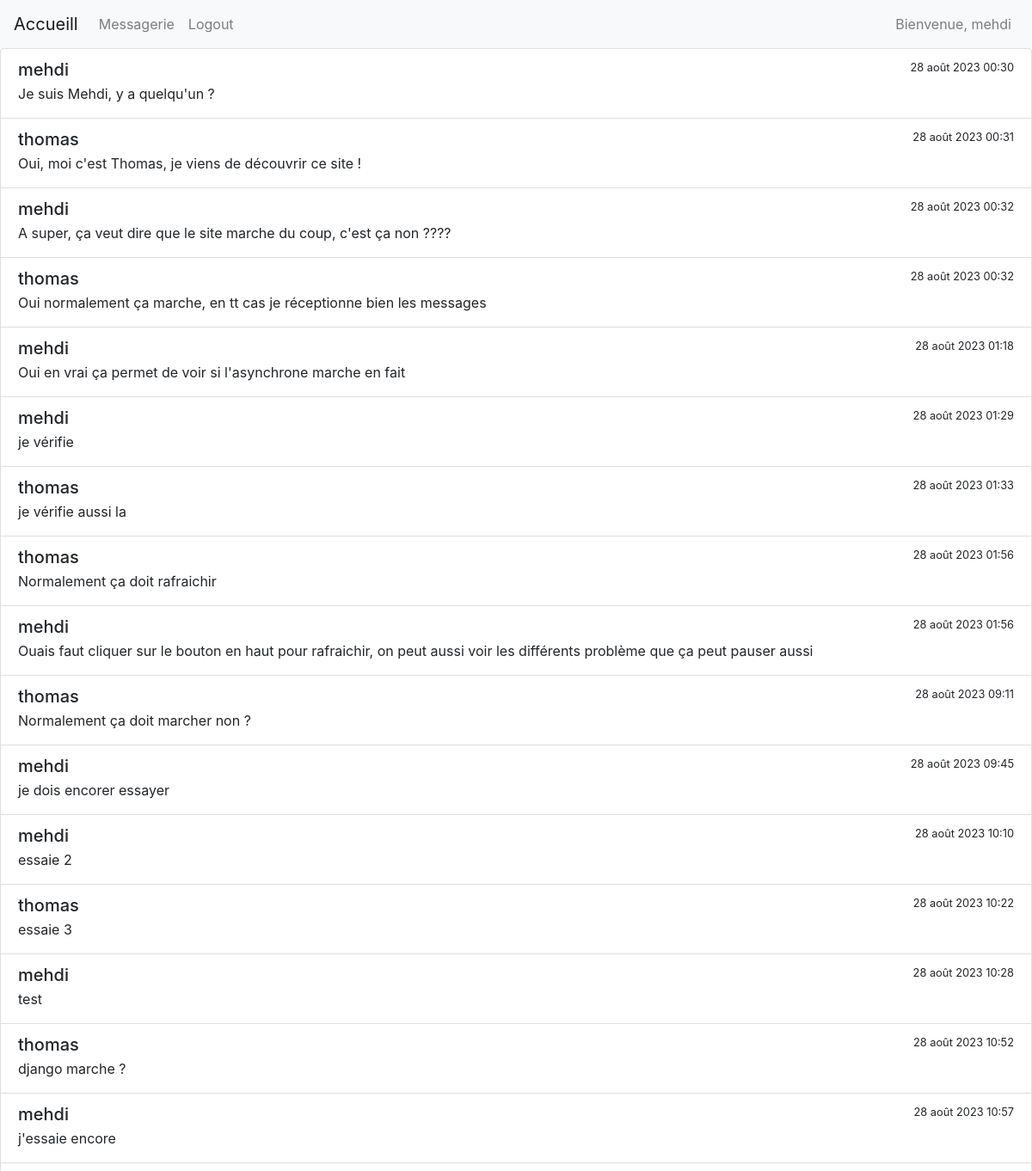
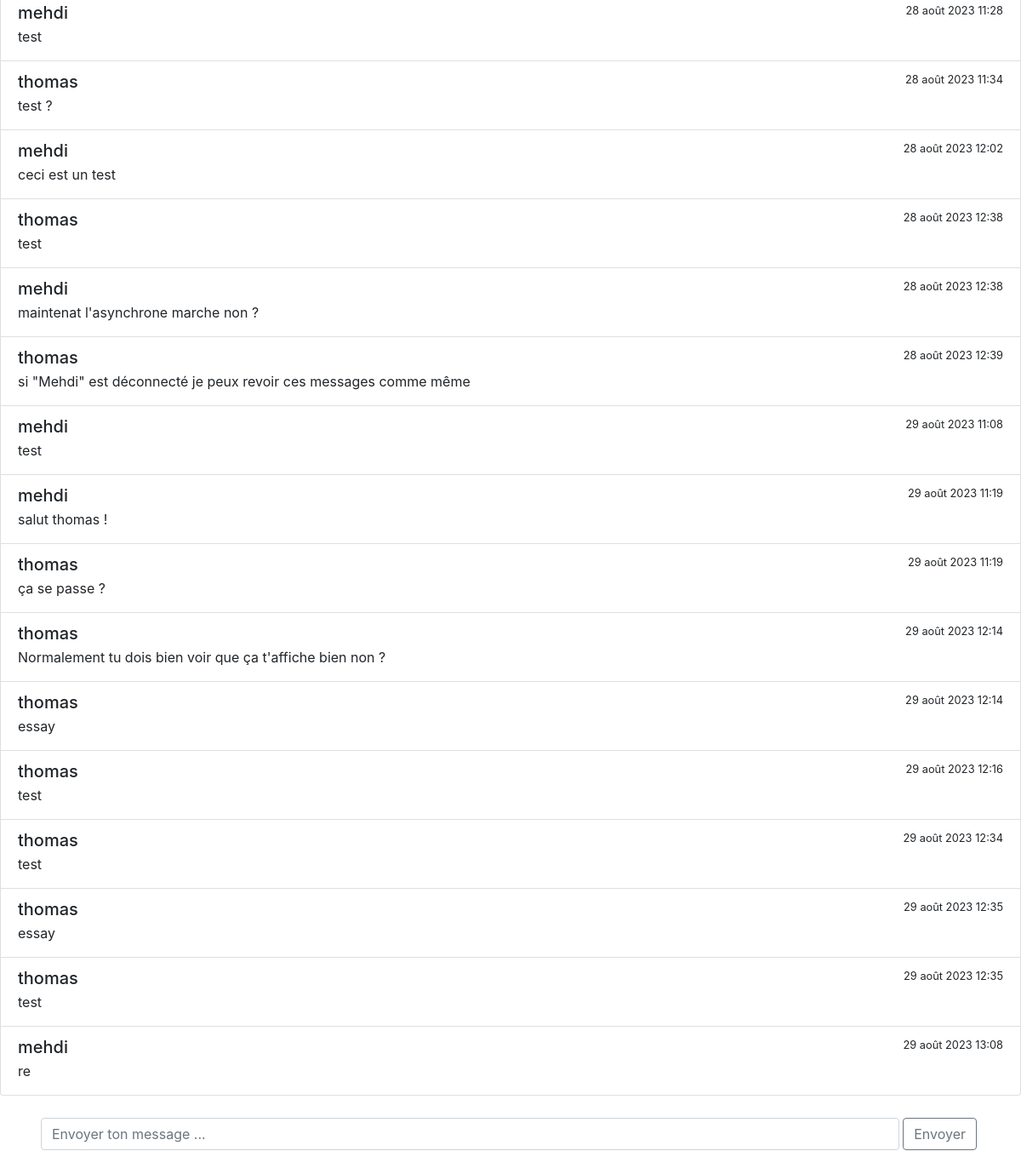
/forum (signed in), run on the app's committed database (2 pictures, top to bottom).
### main/models.py (models this page shows, shortened)
class ChatMessage(models.Model):
    username=models.CharField(max_length=150)
    message=models.CharField(max_length=500)
    dateMessage=models.DateTimeField(auto_now=False, auto_now_add=True)

### main/views.py (the view)
# urls.py: path("forum",views.forum,name="forum"),
def forum(request):
	messages=ChatMessage.objects.all()
	print("nombre de message ---> ",len(messages))
	return render(request,template_name="forum.html",context={"messages":messages})

### main/templates/forum.html (shortened to what this page needs)
{% include "partials/header.html" with title_page="Accueil"%}
{% include "partials/navbar.html" with title_page="Accueil"%}
{% block content %}
    <div id="toReload">
        {% include 'partials/messageList.html' %}
    </div>
    {% if user.is_authenticated %}
    <div class="fixed-bottom pb-3 px-5 pt-2" >
        {% include "partials/text_input.html" %}
    </div>
    {% endif %}
{% endblock %}

### main/templates/partials/navbar.html (shortened to what this page needs)
<nav class="navbar navbar-expand-lg navbar-light bg-light">
    <a class="navbar-brand" href="/">Accueill</a>
    <div class="collapse navbar-collapse" id="navbarText">
      <ul class="navbar-nav mr-auto">
        <li class="nav-item">
          <a class="nav-link" href="/forum">Messagerie</a>
        </li>
        {% if user.is_authenticated %}
        <li class="nav-item">
          <a class="nav-link" href="/logout">Logout</a>
        </li>
        {% else %}
        <li class="nav-item">
          <a class="nav-link" href="/login">Login</a>
        </li>
        {% endif %}
      </ul>
      <ul class="navbar-nav ms-auto">
        {% if user.is_authenticated %}
        <li class="nav-item">
          <a class="nav-link" href="#">Bienvenue, {{user.username}}</a>
        </li>
        {% endif %}
      </ul>
    </div>
  </nav>

### main/templates/partials/messageList.html (shortened to what this page needs)
<div class="scroll-area-sm">
    <div class="list-group" id="groupMessage">
        {% for message in messages %}
        <a class="list-group-item list-group-item-action " aria-current="true">
            <div class="d-flex w-100 h-25 d-inline-block justify-content-between">
              <h5 class="mb-1">{{message.username}}</h5>
              <small>{{message.dateMessage}}</small>
            </div>
            <p class="mb-1">{{message.message}}</p>
        </a>
        {% endfor %}
    </div>
    </div>
    <div class="my-4 py-4" id="ScrollEndView"></div>

### data on the page
ChatMessage: username "mehdi", dateMessage "28 août 2023 00:30", message "Je suis Mehdi, y a quelqu'un ?"
ChatMessage: username "thomas", dateMessage "28 août 2023 00:31", message "Oui, moi c'est Thomas, je viens de découvrir ce site !"
ChatMessage: username "mehdi", dateMessage "28 août 2023 00:32", message "A super, ça veut dire que le site marche du coup, c'est ça non ????"
ChatMessage: username "thomas", dateMessage "28 août 2023 00:32", message "Oui normalement ça marche, en tt cas je réceptionne bien les messages"
ChatMessage: username "mehdi", dateMessage "28 août 2023 01:18", message "Oui en vrai ça permet de voir si l'asynchrone marche en fait"
ChatMessage: username "mehdi", dateMessage "28 août 2023 01:29", message "je vérifie"
ChatMessage: username "thomas", dateMessage "28 août 2023 01:33", message "je vérifie aussi la"
ChatMessage: username "thomas", dateMessage "28 août 2023 01:56", message "Normalement ça doit rafraichir"
ChatMessage: username "mehdi", dateMessage "28 août 2023 01:56", message "Ouais faut cliquer sur le bouton en haut pour rafraichir, on peut aussi voir les différents problème que ça peut pauser aussi"
ChatMessage: username "thomas", dateMessage "28 août 2023 09:11", message "Normalement ça doit marcher non ?"
ChatMessage: username "mehdi", dateMessage "28 août 2023 09:45", message "je dois encorer essayer"
ChatMessage: username "mehdi", dateMessage "28 août 2023 10:10", message "essaie 2"
ChatMessage: username "thomas", dateMessage "28 août 2023 10:22", message "essaie 3"
ChatMessage: username "mehdi", dateMessage "28 août 2023 10:28", message "test"
ChatMessage: username "thomas", dateMessage "28 août 2023 10:52", message "django marche ?"
ChatMessage: username "mehdi", dateMessage "28 août 2023 10:57", message "j'essaie encore"
ChatMessage: username "mehdi", dateMessage "28 août 2023 11:28", message "test"
ChatMessage: username "thomas", dateMessage "28 août 2023 11:34", message "test ?"
ChatMessage: username "mehdi", dateMessage "28 août 2023 12:02", message "ceci est un test"
ChatMessage: username "thomas", dateMessage "28 août 2023 12:38", message "test"
ChatMessage: username "mehdi", dateMessage "28 août 2023 12:38", message "maintenat l'asynchrone marche non ?"
ChatMessage: username "thomas", dateMessage "28 août 2023 12:39", message "si \"Mehdi\" est déconnecté je peux revoir ces messages comme même"
ChatMessage: username "mehdi", dateMessage "29 août 2023 11:08", message "test"
ChatMessage: username "mehdi", dateMessage "29 août 2023 11:19", message "salut thomas !"
ChatMessage: username "thomas", dateMessage "29 août 2023 11:19", message "ça se passe ?"
ChatMessage: username "thomas", dateMessage "29 août 2023 12:14", message "Normalement tu dois bien voir que ça t'affiche bien non ?"
ChatMessage: username "thomas", dateMessage "29 août 2023 12:14", message "essay"
ChatMessage: username "thomas", dateMessage "29 août 2023 12:16", message "test"
ChatMessage: username "thomas", dateMessage "29 août 2023 12:34", message "test"
ChatMessage: username "thomas", dateMessage "29 août 2023 12:35", message "essay"
ChatMessage: username "thomas", dateMessage "29 août 2023 12:35", message "test"
ChatMessage: username "mehdi", dateMessage "29 août 2023 13:08", message "re"

### other printed values
{{ user.username }} "mehdi"
